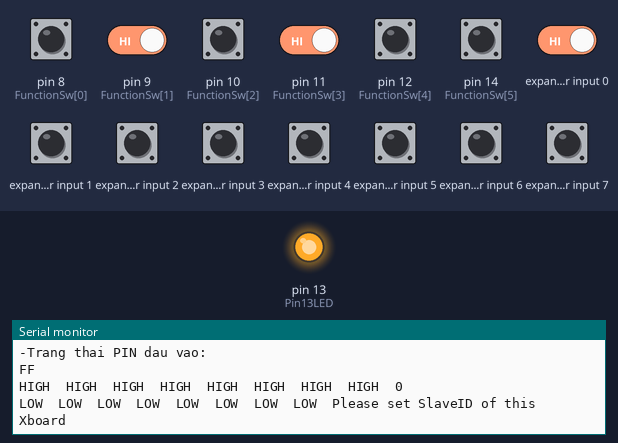
The sketch below on a simulated Arduino Uno, built with avr-gcc and run on an emulated ATmega328P. On the bench: output pins drawn as LEDs (lit = HIGH), the last lines printed to the serial monitor. Wiring (inferred from the names in the program): input shift register (74HC165): load pin 5; clock pin 6; serial out pin 4. The test bench sets the inputs (shaded band); at power-on: expander input 0–7, pin 8 (FunctionSw[0]), pin 9 (FunctionSw[1]), pin 10 (FunctionSw[2]), pin 11 (FunctionSw[3]), pin 12 (FunctionSw[4]), pin 14 (FunctionSw[5]) HIGH. Pins used as bus, display or sensor lines are not drawn.

Above: at 1.3 s.
1.4 s: pin 8 (FunctionSw[0]) pulled LOW for 3 s
At 4.2 s:
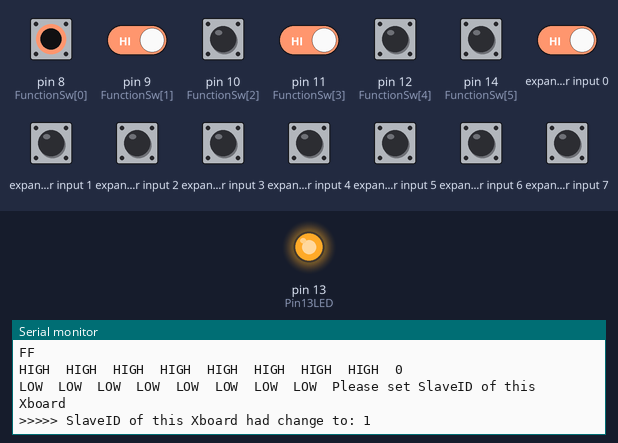
5.9 s: pin 9 (FunctionSw[1]) driven LOW and pin 11 (FunctionSw[3]) driven LOW
At 7.9 s:
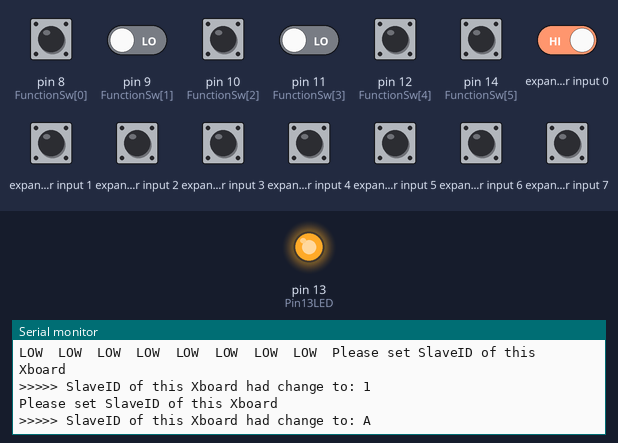
9.4 s: pin 10 (FunctionSw[2]) pulled LOW for 3 s
At 10.6 s:
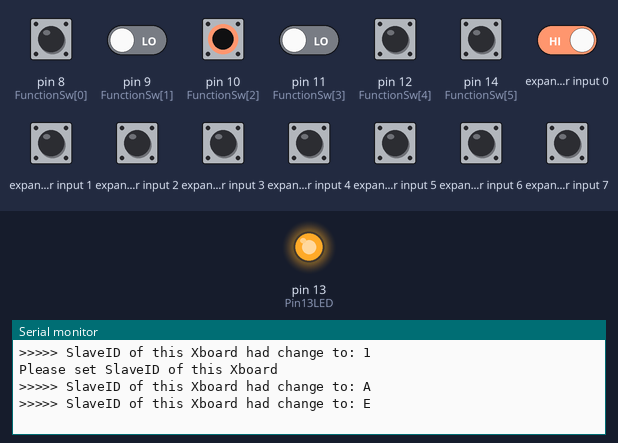
13.9 s: expander input 0 driven LOW
At 14.8 s:
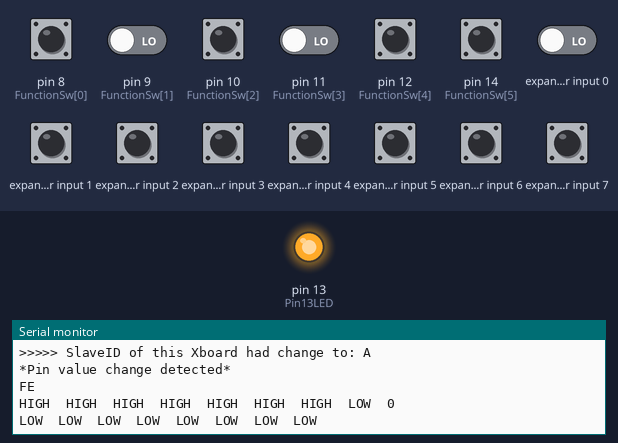

Measured:
- after the input at 1.4 s, the serial monitor: prints a new line after 1.8 s (image 1)
- after the input at 5.9 s, the serial monitor: prints a new line after 1.5 s (image 2)
- after the input at 9.4 s, the serial monitor: prints a new line at once (image 3)
- after the input at 13.9 s, the serial monitor: prints a new line at once (image 4)

The sketch:

Slave_V2.ino
```cpp
// Firmware GSCB V2.0
#include <SoftwareSerial.h>
//#include <stdint.h>
//#include <inttypes.h>
//#include "Arduino.h"

/*-----( Declare Constants and Pin Numbers )-----*/
#define SSerialRX        7   // Serial Receive pin
#define SSerialTX        3   // Serial Transmit pin
#define SSerialTxControl 2   // RS485 Direction control
#define Pin13LED         13  // To show communication error or not

/////////////////// SHIFT READ CONFIGURE ////////////////////////

// How many shift register chips are daisy-chained.
#define NUMBER_OF_SHIFT_CHIPS   2
// Width of data (how many ext lines).
#define DATA_WIDTH   NUMBER_OF_SHIFT_CHIPS * 8
// Width of pulse to trigger the shift register to read and latch.
#define PULSE_WIDTH_USEC   10
// Optional delay between shift register reads.
#define POLL_DELAY_MSEC   10000

// Pin to connect with 74HC165
int ploadPin        = 5;  // Connects to Parallel load pin the 165
int dataPin         = 4; // Connects to the Q7 pin the 165
int clockPin        = 6; // Connects to the Clock pin the 165


/*-----( Declare objects )-----*/
SoftwareSerial RS485Serial(SSerialRX, SSerialTX); // RX, TX

byte  checkError = 0;

byte SlaveID, SlaveIDold;
byte FunctionSw[] = { 8, 9, 10, 11, 12, 14};
byte inputArr[NUMBER_OF_SHIFT_CHIPS]; // them 2 byte để lưu mã ktra lỗi
byte inputArrOld[NUMBER_OF_SHIFT_CHIPS];
byte SendBuffer[1 + NUMBER_OF_SHIFT_CHIPS +1];  // [slaveID,0xBB + 3byte inputarr]
byte readBuffer[4]; // đọc 3 byte dữ liệu
int   readPoiter=0;

// You will need to change the "int" to "long" If the number of chip higher than 2

// Define variable to save status input
unsigned long  pinValues;      // 4byte
unsigned long  oldPinValues;   // 4byte

//==========================DOC TRANG THAI INPUT ==========================================
void read_input_regs()
{   // Load toan bo input vao thanh ghi dich
    digitalWrite(ploadPin, LOW);
    delayMicroseconds(PULSE_WIDTH_USEC);
    digitalWrite(ploadPin, HIGH);

  for(int k=0; k< NUMBER_OF_SHIFT_CHIPS; k++)
    {
      // Serial.print("Chip 74HC165-:");
       //Serial.print(k+1);
      // Serial.print("\r\n");
     inputArrOld[k] = inputArr[k];
     inputArr[k] = read_one_shift_regs();
    }

}  //---------------------------

//Đọc 1 chip ghi dịch và lưu 1 byte
byte read_one_shift_regs()
{
    byte bitVal; // Dung luu tru 01 bit trang thai ghi doc chan ghi dich
    byte byteVal=0;


   for(int i = 0; i < 8; i++)
    {


        bitVal = digitalRead(dataPin);

            //Serial.print("/Pin");
            //Serial.print(i+1);
            //Serial.print("=HIGH    ");

        // Set the corresponding bit in bytesVal.
        byteVal |= (bitVal << (7 - i));

        //---Tao 1 xung dich bit-------------
        digitalWrite(clockPin, HIGH);
        delayMicroseconds(PULSE_WIDTH_USEC);
        digitalWrite(clockPin, LOW);
    }
    //Serial.println("doc 1 byte");
    //Serial.println(byteVal, HEX);
    return(byteVal);
}
//==================
void display_status_pin()
{
  byte bitVal; // Dung luu tru 01 bit trang thai ghi doc chan ghi dich


  for(int i = 0; i < 2; i++){
      Serial.println(inputArr[i], HEX);
      for (int t = 0; t<8; t++){

       bitVal = inputArr[i]<<t;
        if(bitVal)
        Serial.print("HIGH  ");
        else
          Serial.print("LOW  ");


      }
  }

//byteVal |= (bitVal << (7 - i));

}
//====================================================================================
 // Backup PIN status in to other array
 void backup_statusPin()
 {for (int i=0; i < NUMBER_OF_SHIFT_CHIPS; i++)
      inputArrOld[i] = inputArr[i];
 }
 //-------Check pin change ----------------------------------
bool check_pin_change()
{ for (int i=0; i < NUMBER_OF_SHIFT_CHIPS; i++)
  {
    if(inputArrOld[i] != inputArr[i])
     return(true);
  }
  return(false);
}
//-------------------------------------------------------------

//////////////// READ SLAVE ID ON FUNCTION DIPSWITCH ////////////////

byte read_SlaveID()
{
  byte SlaveIDread = 0;
  for (byte j=0; j<6; j++)
  {
    if (digitalRead(FunctionSw[j]) == 0)
    {
      SlaveIDread |= (1 << j);   // Set bit jth on NumSlaveRead
    }
  }
  return (SlaveIDread);
}

//=================================================================================================
//=================================================================================================
////////////////////// SETUP : RUNS ONCE ///////////////////////////

void setup()
{
  // Start the built-in serial port, probably to Serial Monitor
  Serial.begin(9600);

  Serial.print("\r\n");

  pinMode(Pin13LED, OUTPUT);
  pinMode(SSerialTxControl, OUTPUT);
  digitalWrite(SSerialTxControl, LOW);  // Init Transceiver

  // Start the software serial port, to another device
  RS485Serial.begin(4800);   // set the data rate
  pinMode(ploadPin, OUTPUT);
  pinMode(clockPin, OUTPUT);
  pinMode(dataPin, INPUT);

  digitalWrite(clockPin, LOW);
  digitalWrite(ploadPin, HIGH);
  SendBuffer[1] = 0xBB;  //ma kiem tra loi

  SlaveID = read_SlaveID();
  SlaveIDold = SlaveID;
   Serial.println("---- Slave debug tool ----");
  Serial.print("-SlaveID of this Xboard is: ");
  Serial.println(SlaveIDold, HEX);
  Serial.print("\r\n");
  Serial.println("-Trang thai PIN dau vao:");
  backup_statusPin();
  read_input_regs();
  display_status_pin();

   // Show error status LED
  digitalWrite(Pin13LED, HIGH);  // LED sang OK, tat NOK


   //digitalWrite(Pin13LED, LOW);

}//--(end setup )---

//*****LOOP***********LOOP**************LOOP*************LOOP*********LOOP************LOOP********LOOP******************************************************
////////////////////// LOOP RUN CONTINUE ///////////////////////////

void loop()
{

  // Read SlaveID set on function dipswitch (3 switch 1,2,3)

  SlaveID = read_SlaveID();
  SendBuffer[0]=SlaveID;      // cap nhat dia chi slave bao bo nho phat

  while (SlaveID ==0) // chờ set địa chỉ
  {
    Serial.println("Please set SlaveID of this Xboard");
    delay (3000);
    SlaveID = read_SlaveID();
    SendBuffer[0]=SlaveID;
   }

  if (SlaveIDold != SlaveID)
  {
    SlaveIDold = SlaveID;
    Serial.print(">>>>> SlaveID of this Xboard had change to: ");
    Serial.println(SlaveID, HEX);
  }
 //----------------------------------------------------------------------
   // delay (1000);
    backup_statusPin();
    read_input_regs(); // Đọc pin đầu vào

  // If there was a chage in state, display which ones changed.
  if(check_pin_change())
    {
      Serial.print("*Pin value change detected*\r\n");
      display_status_pin();
      SendBuffer[1] = 0xBB;
    }
  else
     SendBuffer[1] = 0xCC;

     if (RS485Serial.available()>0)
     {byte temp=0;
      temp = RS485Serial.read();

      Serial.println(temp, HEX);
            if (temp==0xAA){
            Serial.println("Da nhan header mao dau");
            readPoiter=0; // reset poiter
            }
         readBuffer[readPoiter] = temp;
         readPoiter++;
         if (readPoiter>=3)
            readPoiter=3;  // gioi han mang

     }

  RS485Serial.flush() ; //Chờ gửi thông tin qua Serial kết thúc
  // Send data to master

  if (readPoiter >=2){

      if ((readBuffer[0] == 0xAA)&&(readBuffer[1] == SlaveID)&&(readBuffer[2] == 0x77))
       {  readPoiter=0;
          readBuffer[0]=0;
          readBuffer[1]=0;
          readBuffer[2]=0;

        Serial.println("True request from Mboard !!!");
        digitalWrite(SSerialTxControl, HIGH);  // Enable RS485 Transmit

          SendBuffer[2]=inputArr[0];
          SendBuffer[3]=inputArr[1];
          SendBuffer[4]=inputArr[2];
        // send buffer
        for (int i=0; i< NUMBER_OF_SHIFT_CHIPS +2; i++)
          RS485Serial.write(SendBuffer[i]);
         digitalWrite(SSerialTxControl,LOW);  // Disable RS485 Transmit
        Serial.println("Data had send to Mboard !!!");

       }
  }

  // Show request on Serial monitor


  // Check error of comunication

  if (checkError >= 10)
   {
    digitalWrite(Pin13LED, LOW);     // Tắt led, Show communication error
    checkError = 0;
   }

  if ( checkError == 0)
   {
     digitalWrite(Pin13LED, HIGH);     //Sáng led, Show communication OK
      checkError = 0;
   }


}//--(end main loop )---

/*-----( Declare User-written Functions )-----*/
//NONE

//*********( THE END )***********
```
